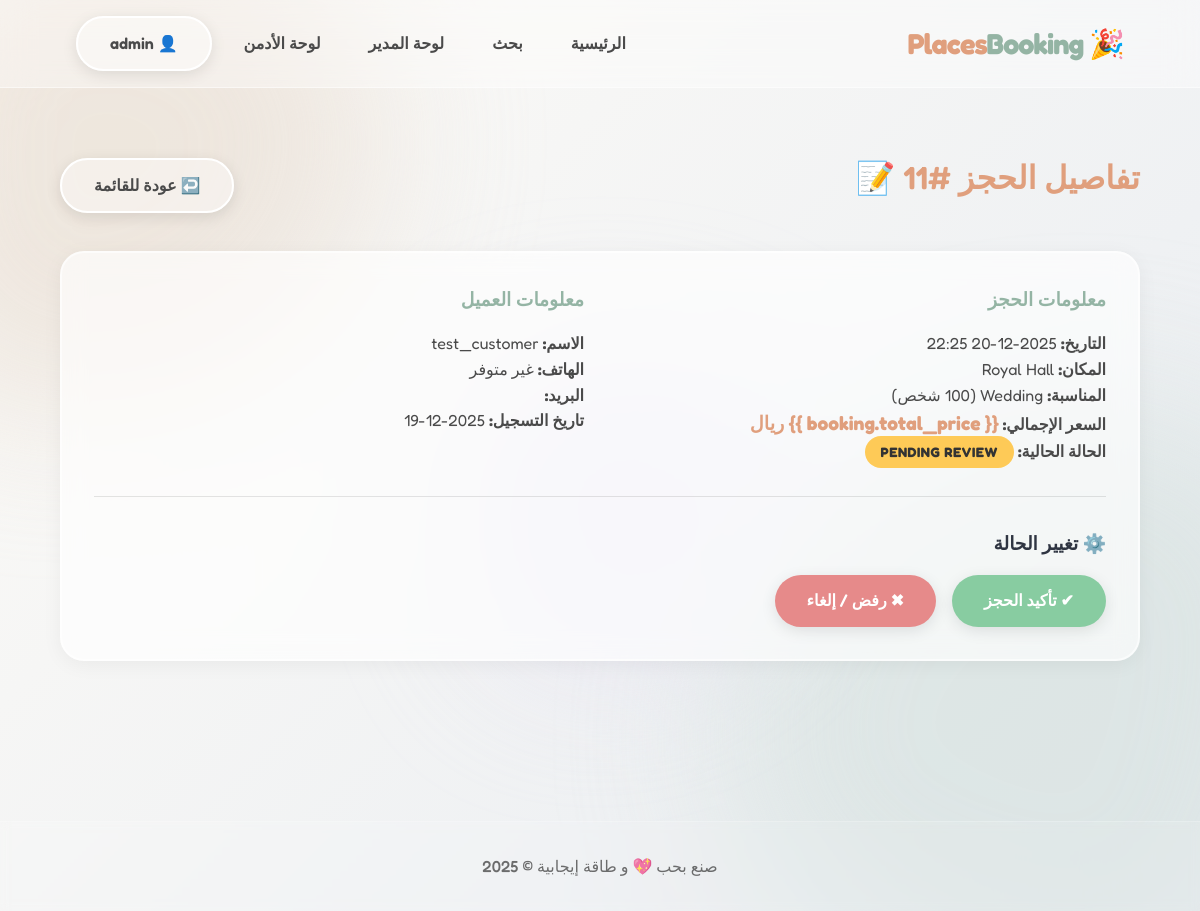
The page /users/admin/bookings/11/ (signed in) on the database its author committed.
### users/models.py (models this page shows, shortened)
class User(AbstractUser):
    class Role(models.TextChoices):
        ADMIN = "ADMIN", "Admin"
        MANAGER = "MANAGER", "Venue Manager"
        CUSTOMER = "CUSTOMER", "Customer"
    role = models.CharField(max_length=50, choices=Role.choices, default=Role.CUSTOMER)
    phone_number = models.CharField(max_length=20, blank=True, null=True)
    def is_manager(self):
         return self.role == self.Role.MANAGER

### bookings/models.py (models this page shows, shortened)
class Booking(models.Model):
    class Status(models.TextChoices):
        Draft = "Draft", _("Draft")
        PENDING = "PENDING", _("Pending Review")
        APPROVED = "APPROVED", _("Approved by Admin")
        CONFIRMED = "CONFIRMED", _("Confirmed (Manager Assigned)")
        IN_PROGRESS = "IN_PROGRESS", _("In Progress")
        COMPLETED = "COMPLETED", _("Completed")
        CANCELLED = "CANCELLED", _("Cancelled")
        REJECTED = "REJECTED", _("Rejected")
        MAINTENANCE = "MAINTENANCE", _("Maintenance")
    customer = models.ForeignKey(settings.AUTH_USER_MODEL, on_delete=models.CASCADE, related_name="bookings")
    venue = models.ForeignKey(Venue, on_delete=models.CASCADE, related_name="bookings")
    start_time = models.DateTimeField()
    end_time = models.DateTimeField()
    event_type = models.CharField(max_length=100) # Wedding, Birthday, etc.
    attendees_count = models.PositiveIntegerField()
    total_price = models.DecimalField(max_digits=12, decimal_places=2, default=0)
    deposit_amount = models.DecimalField(max_digits=12, decimal_places=2, default=0)
    status = models.CharField(max_length=50, choices=Status.choices, default=Status.Draft)
    notes = models.TextField(blank=True)
    created_at = models.DateTimeField(auto_now_add=True)
    updated_at = models.DateTimeField(auto_now=True)

### venues/models.py (models this page shows, shortened)
class Venue(models.Model):
    class VenueType(models.TextChoices):
        HALL = "HALL", _("Hall")
        CAFE = "CAFE", _("Cafe")
        RESTAURANT = "RESTAURANT", _("Restaurant")
        GARDEN = "GARDEN", _("Garden")
        ROOFTOP = "ROOFTOP", _("Rooftop")
        VILLA = "VILLA", _("Villa")
        OTHER = "OTHER", _("Other")
    class PricingMethod(models.TextChoices):
        PER_HOUR = "PER_HOUR", _("Per Hour")
        PER_DAY = "PER_DAY", _("Per Day")
        PER_PERIOD = "PER_PERIOD", _("Per Period")
        PER_TABLE = "PER_TABLE", _("Per Table")
    class Status(models.TextChoices):
        ACTIVE = "ACTIVE", _("Active")
        INACTIVE = "INACTIVE", _("Inactive")
        MAINTENANCE = "MAINTENANCE", _("Maintenance")
    manager = models.ForeignKey(settings.AUTH_USER_MODEL, on_delete=models.CASCADE, related_name="managed_venues")
    name = models.CharField(max_length=255)
    venue_type = models.CharField(max_length=50, choices=VenueType.choices)
    description = models.TextField()
    address = models.CharField(max_length=255)
    map_link = models.URLField(blank=True, null=True)
    capacity = models.PositiveIntegerField()
    pricing_method = models.CharField(max_length=50, choices=PricingMethod.choices)
    base_price = models.DecimalField(max_digits=10, decimal_places=2)
    status = models.CharField(max_length=50, choices=Status.choices, default=Status.ACTIVE)
    cancellation_policy = models.TextField(blank=True, help_text="Details about cancellation")
    created_at = models.DateTimeField(auto_now_add=True)
    updated_at = models.DateTimeField(auto_now=True)

### users/views.py (the view)
# urls.py: path('admin/bookings/<int:booking_id>/', views.admin_booking_detail, name='admin_booking_detail'),
@login_required
@user_passes_test(is_admin)
def admin_booking_detail(request, booking_id):
    booking = get_object_or_404(Booking, id=booking_id)
    return render(request, 'users/admin_booking_detail.html', {'booking': booking})

### users/views.py (called while the page is built)
def is_admin(user):
    return user.role == User.Role.ADMIN or user.is_superuser

### templates/users/admin_booking_detail.html (shortened to what this page needs)
{% extends 'base.html' %}
{% block content %}
<div class="container" style="padding: 4rem 0;">
    <div style="display: flex; justify-content: space-between; align-items: center; margin-bottom: 2rem;">
        <h1 style="color: var(--color-primary);">تفاصيل الحجز #{{ booking.id }} 📝</h1>
        <a href="{% url 'admin_bookings_list' %}" class="btn btn-glass">↩️ عودة للقائمة</a>
    </div>
    <div class="glass-card" style="margin-bottom: 2rem;">
        <div style="display: grid; grid-template-columns: 1fr 1fr; gap: 2rem;">
            <div>
                <h3 style="color: var(--color-secondary); margin-bottom: 1rem;">معلومات الحجز</h3>
                <p><strong>التاريخ:</strong> {{ booking.start_time|date:"Y-m-d H:i" }}</p>
                <p><strong>المكان:</strong> {{ booking.venue.name }}</p>
                <p><strong>المناسبة:</strong> {{ booking.event_type }} ({{ booking.attendees_count }} شخص)</p>
                <p><strong>السعر الإجمالي:</strong> <span
                        style="font-size: 1.2rem; font-weight: bold; color: var(--color-primary);">{{
                        booking.total_price }} ريال</span></p>
                <p><strong>الحالة الحالية:</strong>
                    <span class="badge
                            {% if booking.status == 'CONFIRMED' or booking.status == 'APPROVED' %}badge-success
                            {% elif booking.status == 'CANCELLED' or booking.status == 'REJECTED' %}badge-danger
                            {% else %}badge-warning{% endif %}">
                        {{ booking.get_status_display }}
                    </span>
                </p>
            </div>
            <div>
                <h3 style="color: var(--color-secondary); margin-bottom: 1rem;">معلومات العميل</h3>
                <p><strong>الاسم:</strong> {{ booking.customer.username }}</p>
                <p><strong>الهاتف:</strong> {{ booking.customer.phone_number|default:"غير متوفر" }}</p>
                <p><strong>البريد:</strong> {{ booking.customer.email }}</p>
                <p><strong>تاريخ التسجيل:</strong> {{ booking.customer.date_joined|date:"Y-m-d" }}</p>
            </div>
        </div>
        <hr style="border: 0; border-top: 1px solid rgba(0,0,0,0.1); margin: 2rem 0;">
        <h3 style="margin-bottom: 1rem;">⚙️ تغيير الحالة</h3>
        <div style="display: flex; gap: 1rem; flex-wrap: wrap;">
            {% if booking.status != 'CONFIRMED' %}
            <a href="{% url 'admin_update_booking_status' booking.id 'CONFIRMED' %}" class="btn btn-primary"
                style="background: var(--color-success);">✔ تأكيد الحجز</a>
            {% endif %}
            {% if booking.status != 'REJECTED' and booking.status != 'CANCELLED' %}
            <a href="{% url 'admin_update_booking_status' booking.id 'REJECTED' %}" class="btn btn-primary"
                style="background: var(--color-danger);">✖ رفض / إلغاء</a>
            {% endif %}
        </div>
    </div>
</div>
{% endblock %}

### templates/base.html (shortened to what this page needs)
{% load static %}
<!DOCTYPE html>
<html lang="ar" dir="rtl">
<head>
    <link rel="stylesheet" href="{% static 'css/style.css' %}">
</head>
<body>
    <div class="blobs-container">
        <div class="blob blob-1"></div>
        <div class="blob blob-2"></div>
        <div class="blob blob-3"></div>
    </div>
    <nav class="glass-nav">
        <div class="container" style="display: flex; justify-content: space-between; align-items: center;">
            <a href="{% url 'home' %}"
                style="font-size: 1.8rem; font-weight: 700; color: var(--color-primary); letter-spacing: -1px;">
                🎉 Places<span style="color: var(--color-secondary);">Booking</span>
            </a>
            <div style="display: flex; gap: 1rem; align-items: center;">
                <a href="{% url 'home' %}" class="nav-link">الرئيسية</a>
                <a href="{% url 'search' %}" class="nav-link">بحث</a>
                {% if user.is_authenticated %}
                {% if user.is_manager %}
                <a href="{% url 'manager_dashboard' %}" class="nav-link">لوحة المدير</a>
                {% endif %}
                {% if user.is_superuser %}
                <a href="{% url 'admin_dashboard' %}" class="nav-link">لوحة الأدمن</a>
                {% endif %}
                <a href="{% url 'customer_dashboard' %}" class="btn btn-glass">
                    👤 {{ user.username }}
                </a>
                {% else %}
                <a href="/accounts/login/" class="nav-link">دخول</a>
                <a href="/accounts/signup/" class="btn btn-primary">حساب جديد</a>
                {% endif %}
            </div>
        </div>
    </nav>
    <main style="min-height: 70vh;">
        {% block content %}{% endblock %}
    </main>
    <footer class="glass-footer">
        <div class="container">
            <p style="opacity: 0.8; font-weight: 500;">
                صنع بحب 💖 و طاقة إيجابية &copy; {% now "Y" %}
            </p>
        </div>
    </footer>
</body>
</html>

### static/css/style.css (style rules this page uses)
:root { --color-bg: #fdfbf7; --color-bg-gradient: linear-gradient(135deg, #fdfbf7 0%, #e8ecf1 100%); --glass-bg: rgba(255, 255, 255, 0.65); --glass-border: rgba(255, 255, 255, 0.6); --glass-shadow: 0 4px 20px rgba(0, 0, 0, 0.05); --color-primary: #e09f7d; --color-primary-hover: #cd8b6b; --color-secondary: #94b4a4; --color-text: #4a4a4a; --color-text-light: #7a7a7a; --color-success: #88cca1; --color-danger: #e68a8a; --color-warning: #f0d085; --font-main: 'Fredoka', sans-serif; --radius-round: 50px; --radius-card: 24px; }
* { box-sizing: border-box; margin: 0; padding: 0; }
body { font-family: var(--font-main); background-color: var(--color-bg); background-image: var(--color-bg-gradient); background-attachment: fixed; color: var(--color-text); min-height: 100vh; line-height: 1.6; overflow-x: hidden; direction: rtl; }
.blobs-container { position: fixed; top: 0; left: 0; width: 100%; height: 100%; z-index: -1; overflow: hidden; pointer-events: none; }
.blob { position: absolute; filter: blur(80px); opacity: 0.6; animation: float 10s infinite ease-in-out alternate; }
.blob-1 { top: -10%; left: -10%; width: 500px; height: 500px; background: #e6dace; border-radius: 40% 60% 70% 30% / 40% 50% 60% 50%; }
.blob-2 { bottom: -10%; right: -10%; width: 600px; height: 600px; background: #d4e0dd; border-radius: 60% 40% 30% 70% / 60% 30% 70% 40%; animation-delay: -5s; }
.blob-3 { top: 40%; left: 40%; width: 300px; height: 300px; background: #e3dff2; border-radius: 30% 70% 70% 30% / 30% 30% 70% 70%; animation-duration: 25s; }
.container { width: 90%; max-width: 1200px; margin: 0 auto; padding: 0 1rem; }
h1, h2, h3, h4, h5, h6 { font-weight: 600; color: #2f3542; margin-bottom: 1rem; }
a { text-decoration: none; color: inherit; transition: all 0.3s ease; }
.glass-card { background: var(--glass-bg); backdrop-filter: blur(12px); -webkit-backdrop-filter: blur(12px); border: 2px solid var(--glass-border); border-radius: var(--radius-card); box-shadow: var(--glass-shadow); padding: 2rem; transition: transform 0.3s cubic-bezier(0.175, 0.885, 0.32, 1.275); }
.glass-nav { background: rgba(255, 255, 255, 0.35); backdrop-filter: blur(16px); border-bottom: 1px solid rgba(255, 255, 255, 0.5); padding: 1rem 0; position: sticky; top: 0; z-index: 100; }
.btn { display: inline-block; padding: 0.8rem 2rem; border-radius: var(--radius-round); font-weight: 600; font-size: 1rem; cursor: pointer; border: none; transition: all 0.3s cubic-bezier(0.175, 0.885, 0.32, 1.275); box-shadow: 0 4px 15px rgba(0, 0, 0, 0.1); }
.btn-primary { background: var(--color-primary); color: white; }
.btn-glass { background: rgba(255, 255, 255, 0.4); border: 2px solid white; color: var(--color-text); }
.badge { padding: 0.5rem 1rem; border-radius: var(--radius-round); font-weight: bold; font-size: 0.85rem; text-transform: uppercase; letter-spacing: 0.5px; }
.badge-warning { background: #feca57; color: #333; }
.nav-link { font-weight: 600; color: var(--color-text); padding: 0.5rem 1rem; border-radius: var(--radius-round); }
.glass-footer { margin-top: 4rem; padding: 2rem 0; background: rgba(255, 255, 255, 0.1); backdrop-filter: blur(5px); text-align: center; border-top: 1px solid rgba(255, 255, 255, 0.2); }

### rows shown on the page
User: username "admin"
Booking: start_time "2025-12-20 22:25", venue.name "Royal Hall", event_type "Wedding", status "PENDING REVIEW", customer.username "test_customer", customer.phone_number "غير متوفر", customer.date_joined "2025-12-19"
